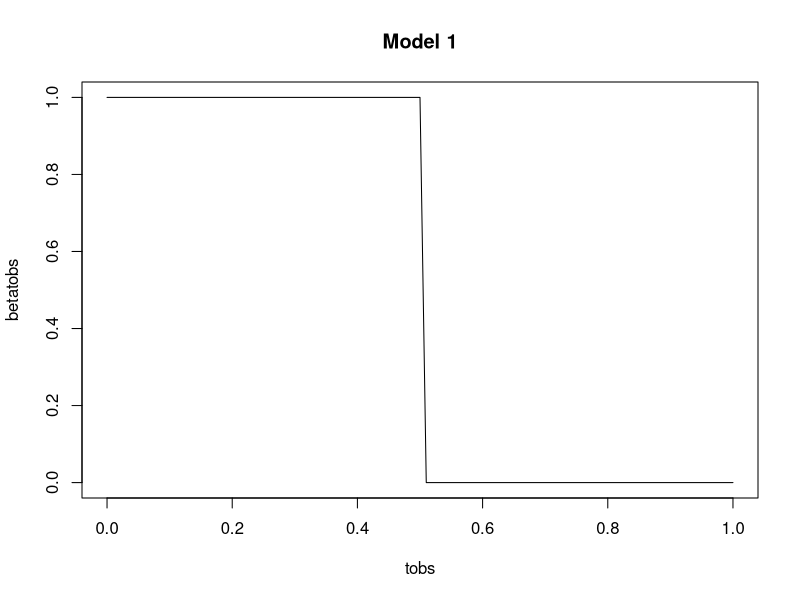
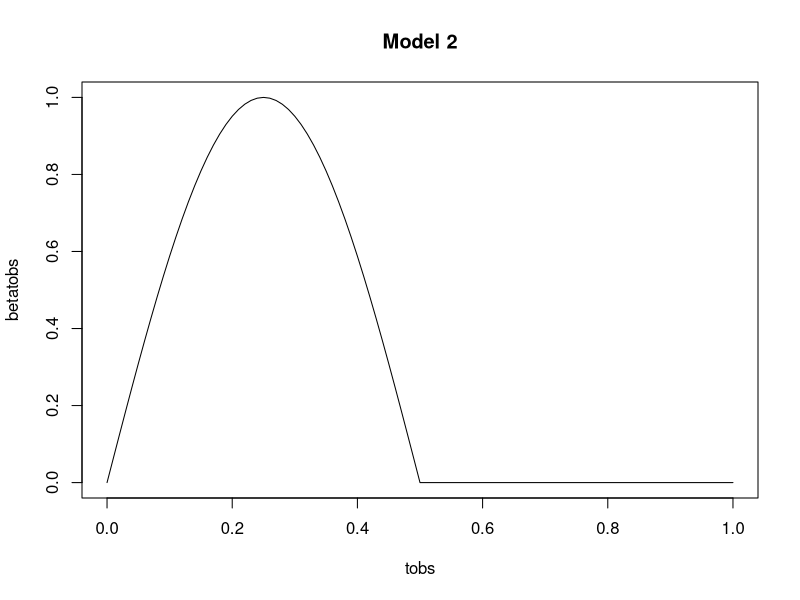
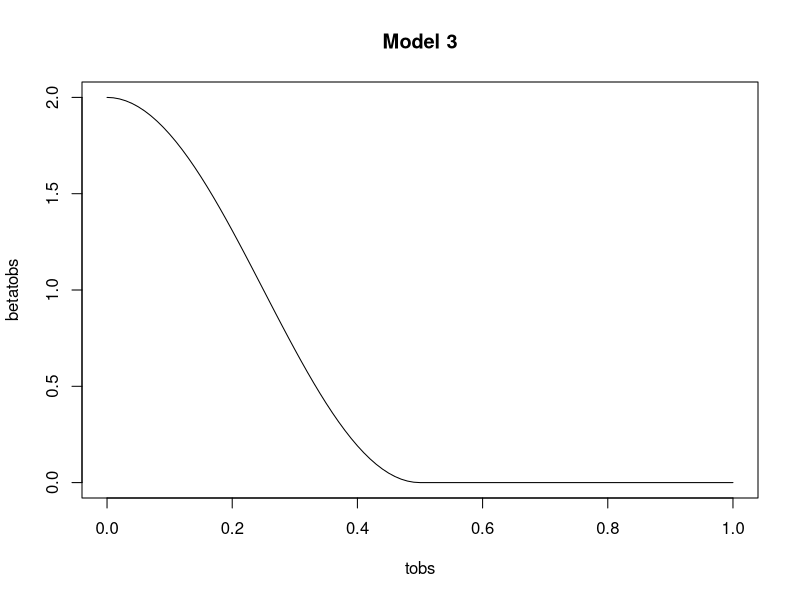
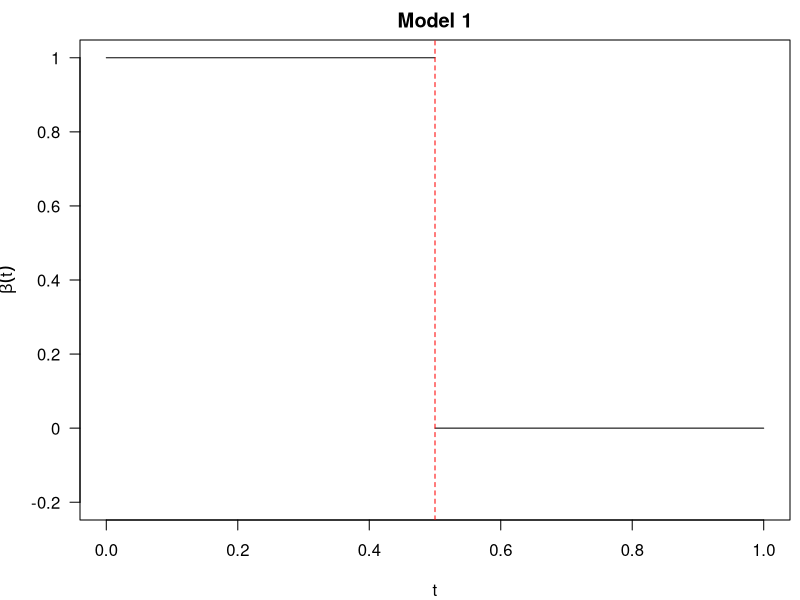
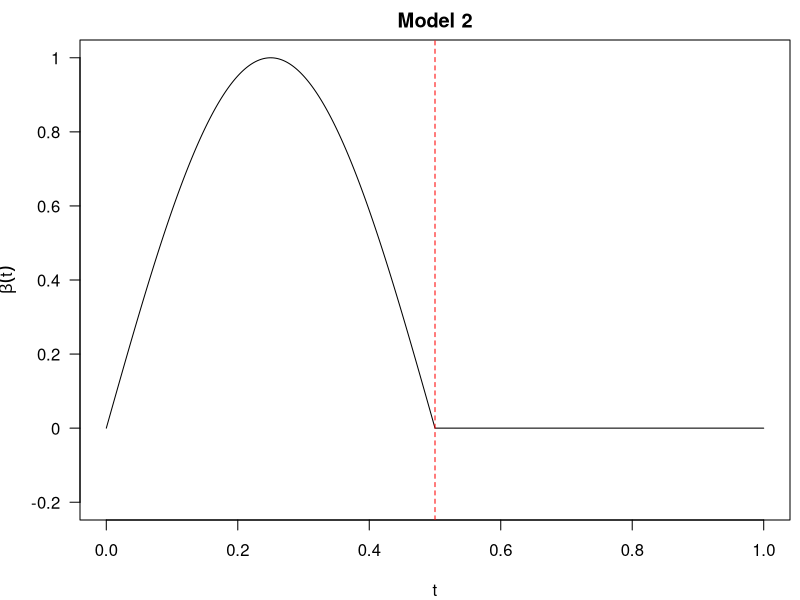
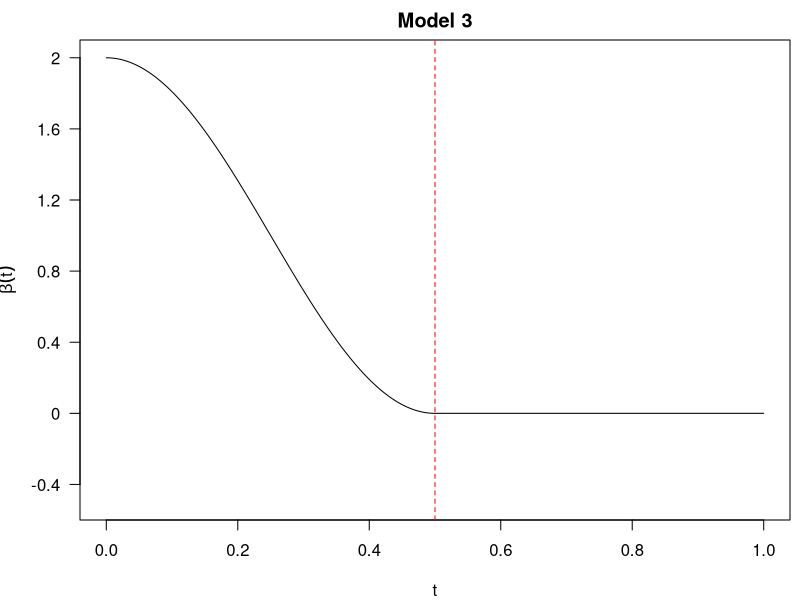

Here is the R script that generated these plots, in order:
beta_fun = function(t, ii)
{
  if(ii == 1) {bf = ifelse(t<=0.5 && t>=0,1,0)}
  else if(ii == 2){bf = sin(2*pi*t)*ifelse(t<=0.5 && t>=0,1,0)}
  else if(ii == 3){bf = (cos(2*pi*t)+1)*ifelse(t<=0.5 && t>=0,1,0)}
  else if(ii == 4){bf = (-100*(t-0.5)^3 - 200*(t - 0.5)^4)*ifelse(t<=0.5 && t>=0,1,0)}
  else{print("model does not exit")}
  return(bf)
}

# # plot betas
domain = c(0,1)
m=101
tobs <- seq(domain[1],domain[2],by=1/(m-1)) #observation grid
 for(i in 1:3)
 {
  betatobs =  apply(as.matrix(tobs), 1, beta_fun, ii = i)
  plot(tobs, betatobs, main = paste("Model", i), type = "l")
 }



t   = seq(0,1,by=0.0001)
# plot beta 1
i=1
beta_t =  apply(as.matrix(t), 1, beta_fun, ii = i)
par(mar=c(4, 4, 2, 0.5))
plot(t,beta_t, type="l", ylim = c(-0.2, 1), col = "white", 
     yaxt = 'n', ylab=expression(beta(t)), main="Model 1")
lines(t[1:5001],beta_t[1:5001])
lines(t[5002:10001],beta_t[5002:10001])
axis(2, at=seq(-0.2,1,by=0.2), labels=seq(-0.2,1,by=0.2),las=2)
abline(v=0.5,lty=2,col="red") 
 
# plot beta 2
i=2
beta_t =  apply(as.matrix(t), 1, beta_fun, ii = i)
par(mar=c(4, 4, 2, 0.5))
plot(t,beta_t, type="l", ylim = c(-0.2, 1),  
     yaxt = 'n', ylab=expression(beta(t)), main="Model 2")
axis(2, at=seq(-0.2,1,by=0.2), labels=seq(-0.2,1,by=0.2),las=2)
abline(v=0.5,lty=2,col="red") 

# plot beta 3
i=3
beta_t =  apply(as.matrix(t), 1, beta_fun, ii = i)
par(mar=c(4, 4, 2, 0.5))
plot(t,beta_t, type="l", ylim = c(-0.5, 2),  
     yaxt = 'n', ylab=expression(beta(t)), main="Model 3")
axis(2, at=seq(-0.4,2,by=0.4), labels=seq(-0.4,2,by=0.4),las=2)
abline(v=0.5,lty=2,col="red") 
